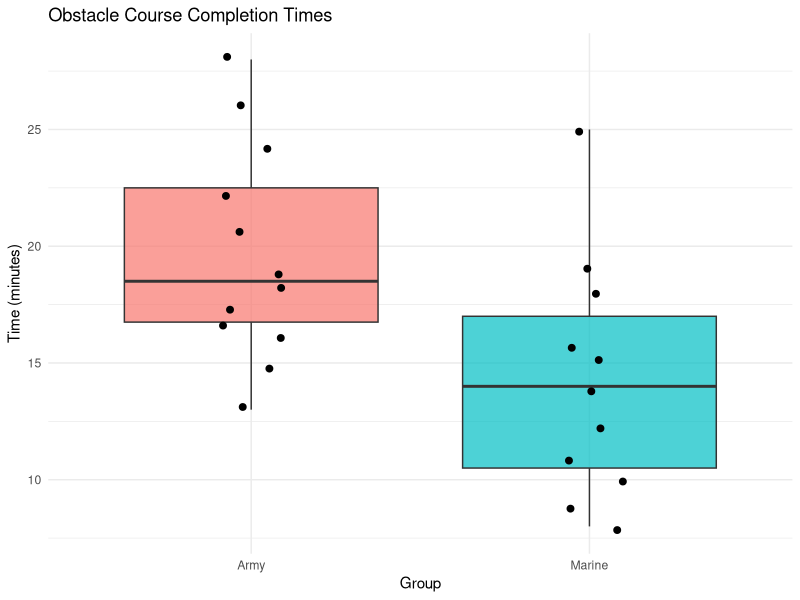
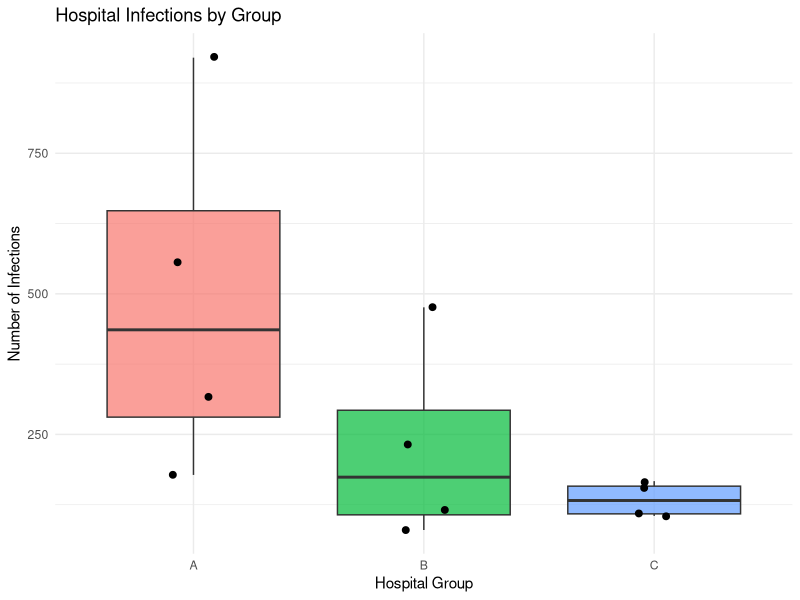
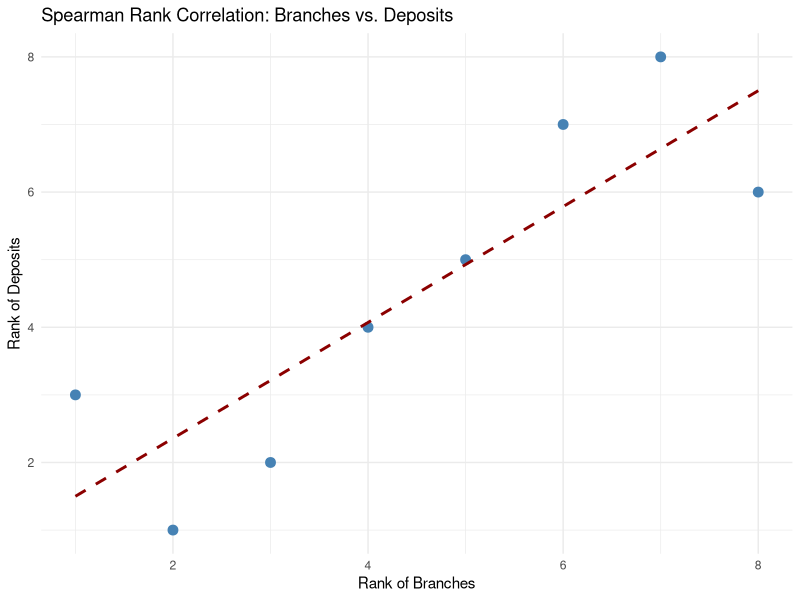

These charts were generated, in order, by the following R code:
## ---- chunk 1
library(tidyverse)
library(ggplot2)
## ---- chunk 2
snow <- c(18,43,40,16,22,30,29,32,37,36,39,34,39,45,28,36,40,34,39,52)
median_hyp <- 40

signs <- sign(snow - median_hyp)
signs <- signs[signs != 0]  # drop zeros

n_pos <- sum(signs > 0)
n_neg <- sum(signs < 0)
n     <- length(signs)
test_val <- min(n_pos, n_neg)

cat("Plus signs:", n_pos, "| Minus signs:", n_neg, "\n")
cat("n =", n, "| Test value =", test_val, "\n")
cat("Critical value (Table J, n=18, alpha=0.05, two-tailed): 4\n")
cat("Decision:", ifelse(test_val <= 4, "Reject H0", "Fail to reject H0"), "\n")
## ---- chunk 3
n       <- 50
n_above <- 21
n_below <- n - n_above  # 29
X       <- min(n_above, n_below)  # 21

z_stat <- ((X + 0.5) - n/2) / (sqrt(n)/2)
z_crit <- qnorm(0.05)  # left-tailed

cat("X (smaller count) =", X, "\n")
cat("z test value =", round(z_stat, 3), "\n")
cat("z critical value =", round(z_crit, 3), "\n")
cat("Decision:", ifelse(z_stat < z_crit, "Reject H0", "Fail to reject H0"), "\n")
## ---- chunk 4
before <- c(3, 0, 5, 4, 2, 4, 3, 5, 2, 1)
after  <- c(2, 1, 4, 0, 1, 3, 1, 3, 2, 3)

diff_signs <- sign(before - after)
diff_signs <- diff_signs[diff_signs != 0]

n_pos <- sum(diff_signs > 0)
n_neg <- sum(diff_signs < 0)
n     <- length(diff_signs)
test_val <- min(n_pos, n_neg)

cat("Plus signs:", n_pos, "| Minus signs:", n_neg, "\n")
cat("n =", n, "| Test value =", test_val, "\n")
cat("Critical value (Table J, n=9, alpha=0.05, one-tailed): 1\n")
cat("Decision:", ifelse(test_val <= 1, "Reject H0", "Fail to reject H0"), "\n")
## ---- chunk 5
army    <- c(15,18,16,17,13,22,24,17,19,21,26,28)
marines <- c(14,9,16,19,10,12,11,8,15,18,25)

# Wilcoxon rank sum test (Mann-Whitney)
result <- wilcox.test(army, marines, alternative = "two.sided", correct = FALSE)
print(result)
## ---- chunk 6
# Manual z calculation
all_times <- c(army, marines)
groups    <- c(rep("Army",12), rep("Marine",11))
ranks_all <- rank(all_times)

R  <- sum(ranks_all[groups == "Marine"])  # smaller group
n1 <- 11; n2 <- 12
mu_R <- n1*(n1+n2+1)/2
sig_R <- sqrt(n1*n2*(n1+n2+1)/12)
z_stat <- (R - mu_R) / sig_R
cat("\nR =", R, "| mu_R =", mu_R, "| sigma_R =", round(sig_R,2))
cat("\nz =", round(z_stat,3), "| Critical value = +/-1.96\n")
## ---- chunk 7
df_course <- data.frame(
  time  = c(army, marines),
  group = c(rep("Army",12), rep("Marine",11))
)

ggplot(df_course, aes(x = group, y = time, fill = group)) +
  geom_boxplot(alpha = 0.7) +
  geom_jitter(width = 0.1, size = 2) +
  labs(title = "Obstacle Course Completion Times",
       x = "Group", y = "Time (minutes)") +
  theme_minimal() + theme(legend.position = "none")
## ---- chunk 8
before <- c(7, 2, 3, 6, 5, 8, 12)
after  <- c(5, 3, 4, 3, 1, 6, 4)

result <- wilcox.test(before, after, paired = TRUE,
                      alternative = "two.sided", exact = FALSE)
print(result)
## ---- chunk 9
# Manual signed-rank calculation
D      <- before - after
D_nz   <- D[D != 0]
abs_D  <- abs(D_nz)
ranks  <- rank(abs_D)
signed <- sign(D_nz) * ranks

W_pos <- sum(signed[signed > 0])
W_neg <- abs(sum(signed[signed < 0]))
ws    <- min(W_pos, W_neg)

cat("\nW+ =", W_pos, "| W- =", W_neg, "| ws =", ws)
cat("\nCritical value (Table K, n=7, alpha=0.05): 2")
cat("\nDecision:", ifelse(ws <= 2, "Reject H0", "Fail to reject H0"), "\n")
## ---- chunk 10
infect <- c(557,315,920,178, 476,232,80,116, 105,110,167,155)
group  <- factor(rep(c("A","B","C"), each = 4))

result <- kruskal.test(infect ~ group)
print(result)

# Manual H
N      <- length(infect)
ranks  <- rank(infect)
R_A    <- sum(ranks[group == "A"])
R_B    <- sum(ranks[group == "B"])
R_C    <- sum(ranks[group == "C"])
n_each <- 4

H <- (12/(N*(N+1))) * (R_A^2/n_each + R_B^2/n_each + R_C^2/n_each) - 3*(N+1)
cat("\nRank sums: A =", R_A, "B =", R_B, "C =", R_C)
cat("\nH =", round(H, 3), "| Chi-sq critical (df=2) =", round(qchisq(0.95, 2), 3), "\n")
## ---- chunk 11
df_hosp <- data.frame(infections = infect, group = group)

ggplot(df_hosp, aes(x = group, y = infections, fill = group)) +
  geom_boxplot(alpha = 0.7) +
  geom_jitter(width = 0.1, size = 2) +
  labs(title = "Hospital Infections by Group",
       x = "Hospital Group", y = "Number of Infections") +
  theme_minimal() + theme(legend.position = "none")
## ---- chunk 12
branches <- c(209, 353, 19, 201, 344, 132, 401, 126)
deposits <- c(23, 31, 7, 12, 26, 5, 24, 4)  # Note: 4 not 5 for bank H

result <- cor.test(branches, deposits, method = "spearman",
                   alternative = "two.sided", exact = FALSE)
print(result)

# Manual calculation
d2 <- (rank(branches) - rank(deposits))^2
n  <- length(branches)
rs <- 1 - 6*sum(d2) / (n*(n^2 - 1))
cat("\nSum of d^2 =", sum(d2))
cat("\nSpearman rs =", round(rs, 3), "\n")
## ---- chunk 13
df_bank <- data.frame(branches = branches, deposits = deposits)

ggplot(df_bank, aes(x = rank(branches), y = rank(deposits))) +
  geom_point(size = 3, color = "steelblue") +
  geom_smooth(method = "lm", se = FALSE, color = "darkred", linetype = "dashed") +
  labs(title = "Spearman Rank Correlation: Branches vs. Deposits",
       x = "Rank of Branches", y = "Rank of Deposits") +
  theme_minimal()
## ---- chunk 14
count_runs <- function(seq) {
  n <- length(seq)
  if (n == 0) return(0)
  sum(seq[-1] != seq[-n]) + 1
}

a <- c("M","M","F","F","F","M","F","F")
b <- c("H","T","H","H","H")
d <- c("A","B","A","A","A","B","B","A","B","B","B")

cat("Runs in a:", count_runs(a), "\n")
cat("Runs in b:", count_runs(b), "\n")
cat("Runs in c:", count_runs(d), "\n")
## ---- chunk 15
passengers <- strsplit("FFFMMFFFFMFMMMFFFFMMFFFMM", "")[[1]]

n_F    <- sum(passengers == "F")
n_M    <- sum(passengers == "M")
n_runs <- count_runs(passengers)

cat("Females (n1) =", n_F, "| Males (n2) =", n_M, "\n")
cat("Number of runs =", n_runs, "\n")
cat("Critical range (Table M, n1=15, n2=10, alpha=0.05): [7, 18]\n")
cat("Decision:", ifelse(n_runs >= 7 & n_runs <= 18,
                        "Fail to reject H0 — data appear random",
                        "Reject H0 — data are NOT random"), "\n")
## ---- chunk 16
ages <- c(18,36,19,22,25,44,23,27,27,35,19,43,37,32,28,43,46,19,20,22)
med  <- median(ages)

labels <- ifelse(ages > med, "A", ifelse(ages < med, "B", NA))
labels <- labels[!is.na(labels)]  # drop values equal to median

n_A    <- sum(labels == "A")
n_B    <- sum(labels == "B")
n_runs <- count_runs(labels)
## ---- chunk 17
cat("Median =", med, "\n")
cat("Above (A) =", n_A, "| Below (B) =", n_B, "\n")
cat("Sequence:", paste(labels, collapse=" "), "\n")
cat("Number of runs =", n_runs, "\n")
cat("Critical range (Table M, n1=9, n2=9): [5, 15]\n")
cat("Decision:", ifelse(n_runs >= 5 & n_runs <= 15,
                        "Fail to reject H0 — ages appear random",
                        "Reject H0 — ages are NOT random"), "\n")
